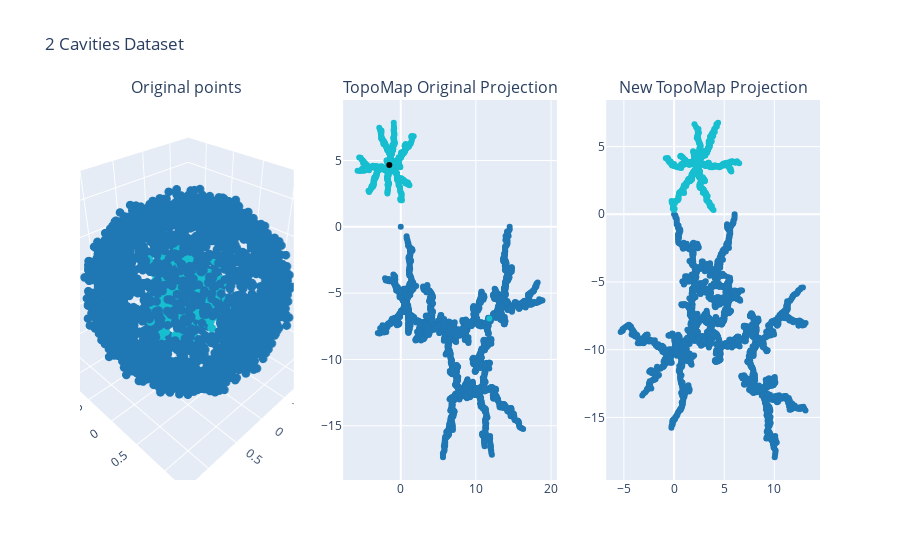

Notebook code cell kept with this figure:
### Code cell
fig = plot_data_projection_plotly(df_cavities, proj_cavities, proj_original_cavities)
fig.update_layout(title_text='2 Cavities Dataset')
fig.show()

### Figure 1 — Plotly figure (JSON) as saved in the notebook; plotly's stock layout.template omitted (floating-point values rounded to 4 significant figures; data arrays with more than 128 entries replaced by an {"elided": "..."} marker saying what was removed)
{"data": [{"marker": {"color": {"elided": "4002 int values"}, "colorscale": [[0, "#1F77B4"], [0.1111, "#FF7F0E"], [0.2222, "#2CA02C"], [0.3333, "#D62728"], [0.4444, "#9467BD"], [0.5556, "#8C564B"], [0.6667, "#E377C2"], [0.7778, "#7F7F7F"], [0.8889, "#BCBD22"], [1, "#17BECF"]], "size": 3}, "mode": "markers", "scene": "scene", "type": "scatter3d", "x": {"elided": "4002 float values"}, "y": {"elided": "4002 float values"}, "z": {"elided": "4002 float values"}}, {"marker": {"color": {"elided": "4002 int values"}, "colorscale": [[0, "#1F77B4"], [0.1111, "#FF7F0E"], [0.2222, "#2CA02C"], [0.3333, "#D62728"], [0.4444, "#9467BD"], [0.5556, "#8C564B"], [0.6667, "#E377C2"], [0.7778, "#7F7F7F"], [0.8889, "#BCBD22"], [1, "#17BECF"]]}, "mode": "markers", "type": "scatter", "x": {"elided": "4003 float values"}, "xaxis": "x", "y": {"elided": "4003 float values"}, "yaxis": "y"}, {"marker": {"color": {"elided": "4002 int values"}, "colorscale": [[0, "#1F77B4"], [0.1111, "#FF7F0E"], [0.2222, "#2CA02C"], [0.3333, "#D62728"], [0.4444, "#9467BD"], [0.5556, "#8C564B"], [0.6667, "#E377C2"], [0.7778, "#7F7F7F"], [0.8889, "#BCBD22"], [1, "#17BECF"]]}, "mode": "markers", "type": "scatter", "x": {"elided": "4002 float values"}, "xaxis": "x2", "y": {"elided": "4002 float values"}, "yaxis": "y2"}], "layout": {"annotations": [{"font": {"size": 16}, "showarrow": false, "text": "Original points", "x": 0.1444, "xanchor": "center", "xref": "paper", "y": 1, "yanchor": "bottom", "yref": "paper"}, {"font": {"size": 16}, "showarrow": false, "text": "TopoMap Original Projection", "x": 0.5, "xanchor": "center", "xref": "paper", "y": 1, "yanchor": "bottom", "yref": "paper"}, {"font": {"size": 16}, "showarrow": false, "text": "New TopoMap Projection", "x": 0.8556, "xanchor": "center", "xref": "paper", "y": 1, "yanchor": "bottom", "yref": "paper"}], "scene": {"domain": {"x": [0, 0.2889], "y": [0, 1]}}, "showlegend": false, "title": {"text": "2 Cavities Dataset"}, "xaxis": {"anchor": "y", "domain": [0.3556, 0.6444]}, "xaxis2": {"anchor": "y2", "domain": [0.7111, 1]}, "yaxis": {"anchor": "x", "domain": [0, 1]}, "yaxis2": {"anchor": "x2", "domain": [0, 1]}}}
